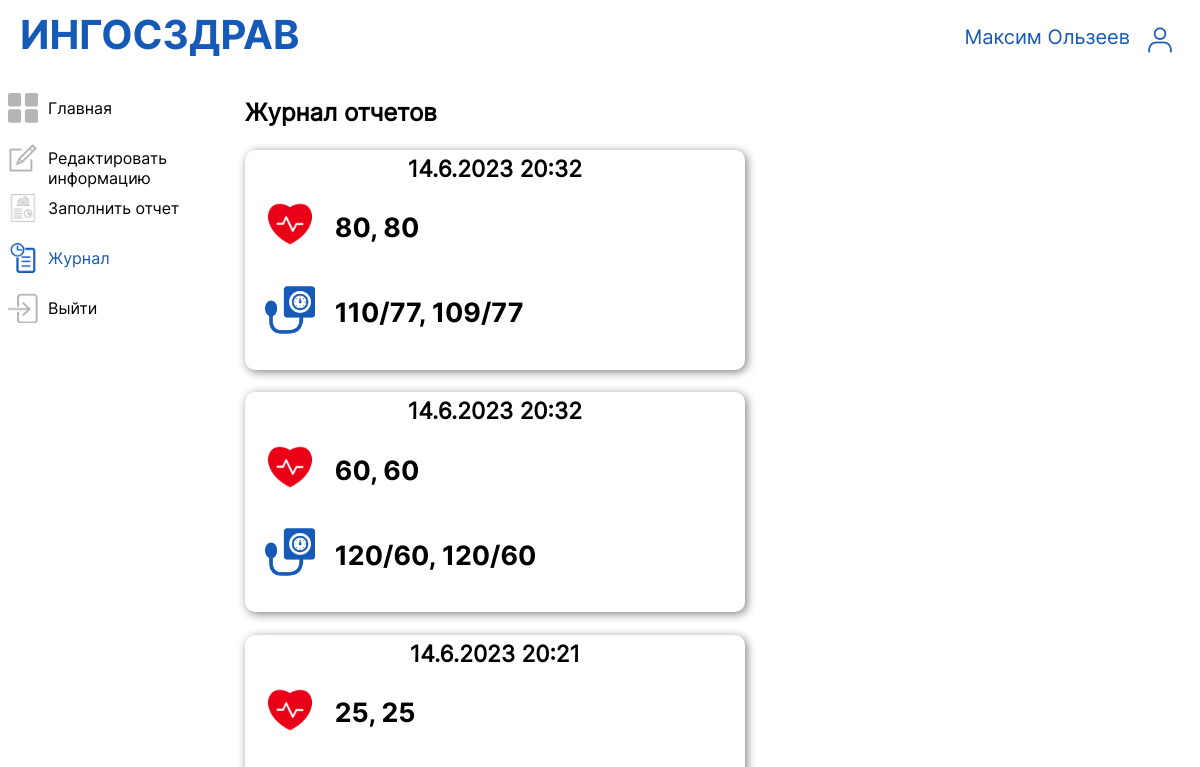
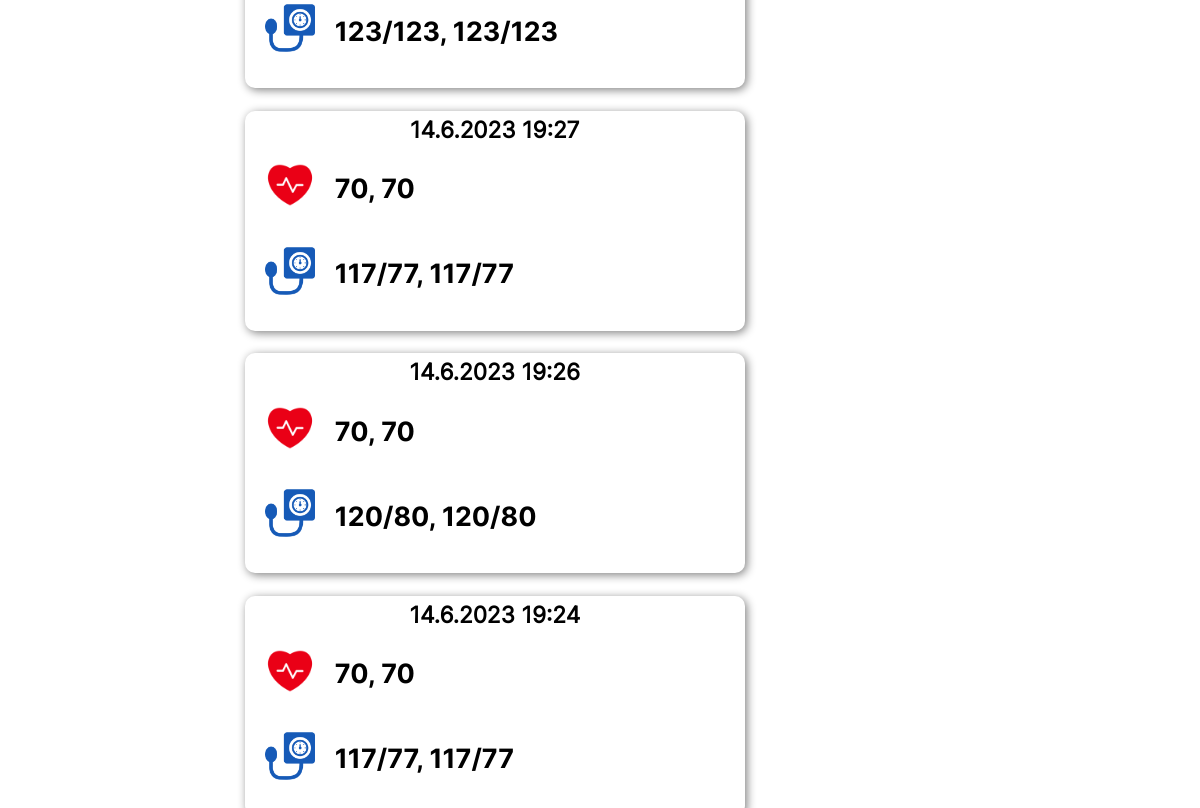
The page /log (signed in) on the database as committed earlier (2 pictures, top to bottom).
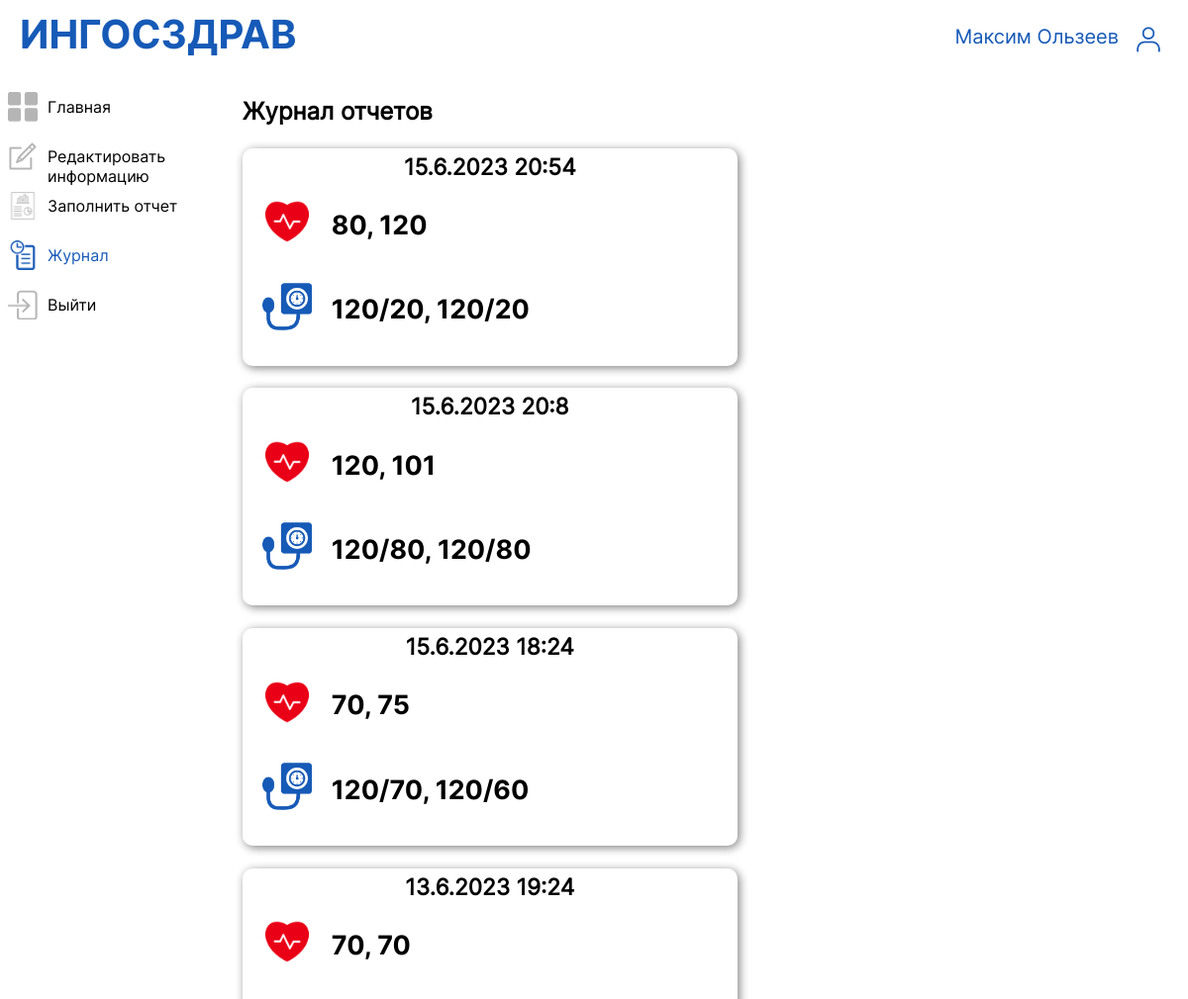
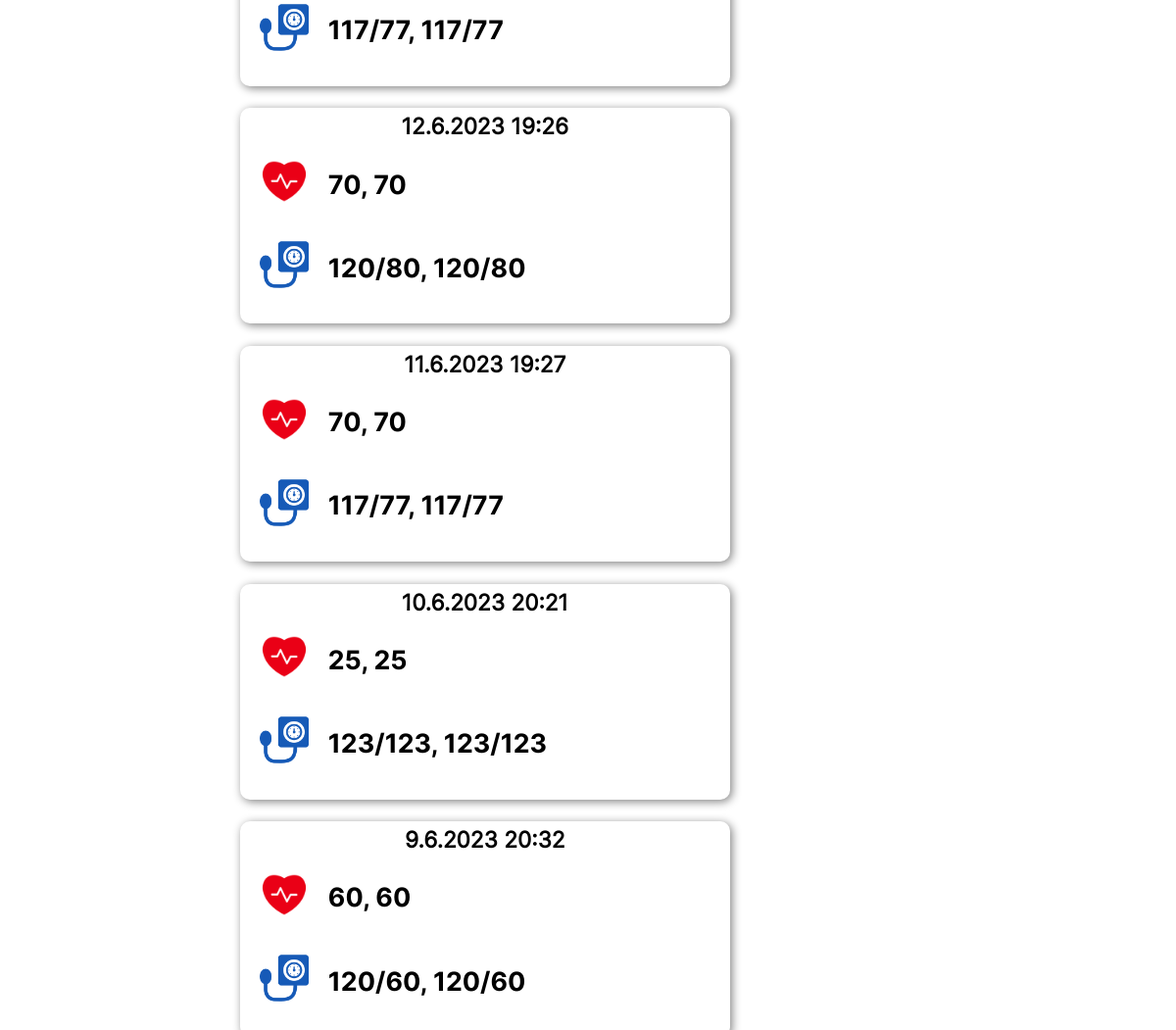
The same page on the database as committed later (2 pictures, top to bottom).
### main/models.py (models this page shows, shortened)
class MedicalInfo(models.Model):
    username = models.CharField(max_length=30)
    report_datetime = models.DateTimeField()
    pulse1 = models.IntegerField()
    pulse2 = models.IntegerField()
    preassure1 = models.IntegerField()
    preassure2 = models.IntegerField()
    preassure3 = models.IntegerField()
    preassure4 = models.IntegerField()
    rating = models.IntegerField()
    class Meta:
        verbose_name = "User's medical info"
        verbose_name_plural = "Users' medical info"

### main/views.py (the view)
# urls.py: path('log', views.personal_area_log, name='area4'),
def personal_area_log(request):
    reports = MedicalInfo.objects.filter(username=request.user.username).order_by("-report_datetime")
    return render(request, 'main/personal_area_log.html', {'is_main': False,
                                                           'chosen': 4,
                                                           "title": get_title(request),
                                                           "reports": reports})

### main/views.py (called while the page is built)
def get_title(request):
    if request.user.is_authenticated:
        first_name = request.user.first_name
        second_name = request.user.last_name
        mail = request.user.username
        if first_name:
            return f"{first_name} {second_name}" if second_name else first_name
        else:
            return mail
    else:
        return ''

### main/templates/main/personal_area_log.html (shortened to what this page needs)
{% extends 'main/list.html' %}
{% load static %}
{% block personal_area_content %}
<div class="personal_area_log_content">
    <h2 class="personal_area_title">Журнал отчетов</h2>
    {% for report in reports %}
        <div class="log_report">
            <h3 class="log_report_title">{{ report.report_datetime.day }}.{{ report.report_datetime.month }}.{{ report.report_datetime.year }} {{ report.report_datetime.hour}}:{{ report.report_datetime.minute }} </h3>
            <div class="log_report_info">
                <img src="{% static 'main/png/heartbeat.png' %}" class="log_report_image">
                <p>{{ report.pulse1 }}, {{ report.pulse2 }}</p>
            </div>
            <div class="log_report_info">
                <img src="{% static 'main/png/pressure.png' %}" class="log_report_image">
                <p>{{ report.preassure2 }}/{{ report.preassure1 }}, {{ report.preassure4 }}/{{ report.preassure3 }}</p>
            </div>
        </div>
    {% endfor %}
</div>
{% endblock %}

### main/templates/main/list.html (shortened to what this page needs)
{% extends 'main/header.html' %}
{% load static %}
{% block content %}
<div class="personal_area_main_box">
    <div>
        {% if chosen == 1 %}
            <div class="personal_area_list_button_chosen">
                <img src="static/main/png/btn21.png" class="personal_area_list_button_image">
                <a href="{% url 'area1' %}">Главная</a>
            </div>
        {% else %}
            <div class="personal_area_list_button">
                <img src="static/main/png/btn11.png" class="personal_area_list_button_image">
                <a href="{% url 'area1' %}">Главная</a>
            </div>
        {% endif %}
        {% if chosen == 2 %}
            <div class="personal_area_list_button_chosen">
                <img src="static/main/png/btn22.png" class="personal_area_list_button_image">
                <a href="{% url 'area2' %}">Редактировать информацию</a>
            </div>
        {% else %}
            <div class="personal_area_list_button">
                <img src="static/main/png/btn12.png" class="personal_area_list_button_image">
                <a href="{% url 'area2' %}">Редактировать информацию</a>
            </div>
        {% endif %}
        {% if chosen == 3 %}
            <div class="personal_area_list_button_chosen">
                <img src="static/main/png/btn23.png" class="personal_area_list_button_image">
                <a href="{% url 'area3' %}">Заполнить отчет</a>
            </div>
        {% else %}
            <div class="personal_area_list_button">
                <img src="static/main/png/btn13.png" class="personal_area_list_button_image">
                <a href="{% url 'area3' %}">Заполнить отчет</a>
            </div>
        {% endif %}
        {% if chosen == 4 %}
            <div class="personal_area_list_button_chosen">
                <img src="static/main/png/btn24.png" class="personal_area_list_button_image">
                <a href="{% url 'area4' %}">Журнал</a>
            </div>
        {% else %}
            <div class="personal_area_list_button">
                <img src="static/main/png/btn14.png" class="personal_area_list_button_image">
                <a href="{% url 'area4' %}">Журнал</a>
            </div>
        {% endif %}
        <div class="personal_area_list_button_quit">
            <img src="static/main/png/btn15.png" class="personal_area_list_button_image">
            <a href="{% url 'area_quit' %}">Выйти</a>
        </div>
    </div>
    {% block personal_area_content %}
    {% endblock %}
</div>
{% endblock %}

### main/templates/main/header.html (shortened to what this page needs)
{% load static %}
<!DOCTYPE html>
<html land="ru">
<head>
    <link rel="stylesheet" type="text/css" href="{% static 'main/css/main.css' %}">
</head>
<body>
{% block content %}
{% endblock %}
<div class="main_box">
    {% if is_main %}
        <a class="name" href="{% url 'main' %}">ИНГОСЗДРАВ</h1>
        {% if title %}
            <div style="display: flex" class="sign_up_box">
                <a style="text-decoration: none; color: white; position: relative; right: 10px;" href="{% url 'area1' %}">{{ title }}</a>
                <img src="{% static 'main/png/person_icon_main.png' %}" style="width: 40px; position: relative; top: -5px">
            </div>
        {% else %}
            <a href="{% url 'sign_up' %}" class="sign_up_box">Зарегистрироваться</a>
            <a href="{% url 'sign_in' %}" class="sign_in_box">Войти</a>
        {% endif %}
    {% else %}
        <a class="name_not_main" href="{% url 'main' %}">ИНГОCЗДРАВ</h1>
        {% if title %}
            <div style="display: flex" class="sign_up_box_not_main">
                <a style="text-decoration: none; color: #165ab7; position: relative; right: 10px;" href="{% url 'area1' %}">{{ title }}</a>
                <img src="{% static 'main/png/person_icon.png' %}" style="width: 40px; position: relative; top: -5px">
            </div>
        {% else %}
            <a href="{% url 'sign_up' %}" class="sign_up_box_not_main">Зарегистрироваться</a>
            <a href="{% url 'sign_in' %}" class="sign_in_box_not_main">Войти</a>
        {% endif %}
    {% endif %}
</div>
</body>
</html>

### main/static/main/css/main.css (style rules this page uses)
.main_box { top: 0px; display: flex; font-family: 'Inter'; color: white; }
.name_not_main { position: absolute; font-weight: 700; left: 20px; top: 10px; color: #165ab7; text-decoration: none; font-size: 30pt; font-family: 'Inter-bold'; }
.sign_up_box_not_main { position: absolute; top: 25px; font-weight: 500; font-size: 15pt; right: 20px; color: #165ab7; text-decoration: none; transition: 0.2s; }
.personal_area_main_box { position: relative; top: 70px; display: grid; grid-template-columns: 1fr 4fr; }
.personal_area_list_button { display: flex; width: 90%; height: 40px; margin-top: 10px; font-family: 'Inter'; }
.personal_area_list_button a { position: relative; top: 10px; left: 10px; text-decoration: none; color: black; transition: 0.2s; }
.personal_area_list_button_chosen { display: flex; width: 90%; height: 40px; margin-top: 10px; font-family: 'Inter'; }
.personal_area_list_button_chosen a { position: relative; top: 10px; left: 10px; text-decoration: none; color: #165ab7; transition: 0.2s; }
.personal_area_list_button_image { display: block; position: relative; top: 5px; width: 30px; height: 30px; }
.personal_area_list_button_quit { display: flex; width: 90%; height: 40px; margin-top: 10px; font-family: 'Inter'; }
.personal_area_list_button_quit a { position: relative; top: 10px; left: 10px; text-decoration: none; color: black; transition: 0.2s; }
.personal_area_title { font-family: 'Inter'; }
.personal_area_log_content { font-family: 'Inter'; }
.log_report { display: block; width: 500px; height: 220px; box-shadow: 2px 2px 10px grey; border-radius: 10px; }
.log_report_title { font-size: 17pt; text-align: center; position: relative; top: 5px; }
.log_report_info { display: flex; }
.log_report_info p { position: relative; left: 40px; bottom: 15px; font-size: 20pt; font-family: 'Inter-bold'; }
.log_report_image { display: block; width: 50px; height: 50px; position: relative; left: 20px; }

Rows that differ between the two databases and show on the page:
removed MedicalInfo: report_datetime.day "14", report_datetime.month "6", report_datetime.year "2023", report_datetime.hour "20", report_datetime.minute "32", pulse1 "80", pulse2 "80", preassure2 "110", preassure1 "77", preassure4 "109", preassure3 "77"
added MedicalInfo: report_datetime.day "15", report_datetime.month "6", report_datetime.year "2023", report_datetime.hour "20", report_datetime.minute "54", pulse1 "80", pulse2 "120", preassure2 "120", preassure1 "20", preassure4 "120", preassure3 "20"
added MedicalInfo: report_datetime.day "15", report_datetime.month "6", report_datetime.year "2023", report_datetime.hour "20", report_datetime.minute "8", pulse1 "120", pulse2 "101", preassure2 "120", preassure1 "80", preassure4 "120", preassure3 "80"
added MedicalInfo: report_datetime.day "15", report_datetime.month "6", report_datetime.year "2023", report_datetime.hour "18", report_datetime.minute "24", pulse1 "70", pulse2 "75", preassure2 "120", preassure1 "70", preassure4 "120", preassure3 "60"
changed MedicalInfo (number 4 of 8 on the later page): report_datetime.day "14" → "13"; moves up the list
changed MedicalInfo (number 5 of 8 on the later page): report_datetime.day "14" → "12"; moves up the list
changed MedicalInfo (number 6 of 8 on the later page): report_datetime.day "14" → "11"; moves down the list
changed MedicalInfo (number 7 of 8 on the later page): report_datetime.day "14" → "10"; moves down the list
changed MedicalInfo (number 8 of 8 on the later page): report_datetime.day "14" → "9"
